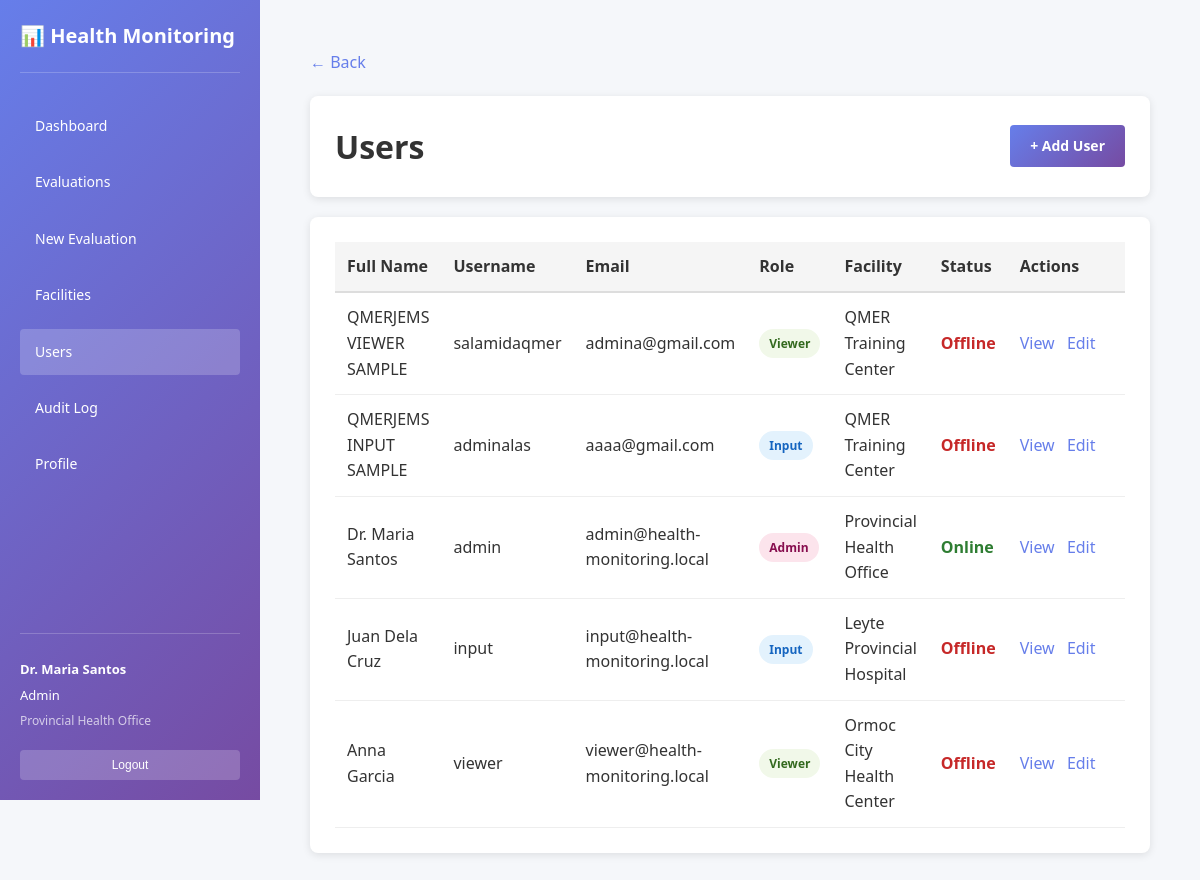
/users.php (signed in), run on the app's committed database.
### tables this page shows
CREATE TABLE `users` (
  `id` int(11) NOT NULL,
  `username` varchar(255) NOT NULL,
  `email` varchar(255) NOT NULL,
  `password_hash` varchar(255) NOT NULL,
  `full_name` varchar(255) NOT NULL,
  `role` enum('viewer','input','admin') DEFAULT 'viewer',
  `facility_name` varchar(255) DEFAULT NULL,
  `department` varchar(255) DEFAULT NULL,
  `is_active` tinyint(1) DEFAULT 1,
  `created_at` timestamp NOT NULL DEFAULT current_timestamp(),
  `updated_at` timestamp NOT NULL DEFAULT current_timestamp() ON UPDATE current_timestamp()
);

### config/BaseConfig.php (called while the page is built, shortened)
<?php
function asset($path = '') {
    return (BASE_PATH ?: '') . '/' . ltrim($path, '/');
}

### config/Auth.php (called while the page is built, shortened)
<?php
class Auth {
    private $db;
    private $session_table = 'sessions';
    public function __construct($db) {
        $this->db = $db;
    }
    private function initializeUserFacilitiesTable() {
        try {
            $this->db->exec("
                CREATE TABLE IF NOT EXISTS user_facilities (
                    user_id INT NOT NULL,
                    facility_id INT NOT NULL,
                    assigned_at TIMESTAMP NOT NULL DEFAULT CURRENT_TIMESTAMP,
                    PRIMARY KEY (user_id, facility_id),
                    KEY idx_user_facilities_user (user_id),
                    KEY idx_user_facilities_facility (facility_id)
                ) ENGINE=InnoDB DEFAULT CHARSET=utf8mb4 COLLATE=utf8mb4_general_ci
            ");
        } catch (PDOException $e) {
            error_log("Initialize User Facilities Error: " . $e->getMessage());
        }
    }
    private function backfillLegacyUserFacilities() {
        try {
            $this->db->exec("
                INSERT IGNORE INTO user_facilities (user_id, facility_id)
                SELECT u.id, f.id
                FROM users u
                JOIN facilities f ON f.name = u.facility_name
                WHERE u.facility_name IS NOT NULL AND u.facility_name != ''
            ");
        } catch (PDOException $e) {
            error_log("Backfill User Facilities Error: " . $e->getMessage());
        }
    }
    public function isUserOnline($user_id) {
        try {
            $query = "SELECT id FROM " . $this->session_table . " WHERE user_id = ? AND expires_at > NOW()";
            $stmt = $this->db->prepare($query);
            $stmt->execute([$user_id]);
            return $stmt->rowCount() > 0;
        } catch (PDOException $e) {
            error_log("Check Online Error: " . $e->getMessage());
            return false;
        }
    }
    public function getUserFacilityNames($user_id) {
        try {
            $query = "SELECT f.name
                      FROM user_facilities uf
                      JOIN facilities f ON uf.facility_id = f.id
                      WHERE uf.user_id = ?
                      ORDER BY f.name ASC";
            $stmt = $this->db->prepare($query);
            $stmt->execute([$user_id]);
            return $stmt->fetchAll(PDO::FETCH_COLUMN);
        } catch (PDOException $e) {
            error_log("Get User Facility Names Error: " . $e->getMessage());
            return [];
        }
    }
    public function formatUserFacilities($user_id, $fallback = null) {
        $facility_names = $this->getUserFacilityNames($user_id);
        if (empty($facility_names) && !empty($fallback)) {
            $facility_names = [$fallback];
        }
        return !empty($facility_names) ? implode(', ', $facility_names) : '-';
    }
}
?>

### users.php (the view, shortened to what this page needs)
<?php
require_once __DIR__ . '/config/BaseConfig.php';
require_once __DIR__ . '/config/Auth.php';
try {
    $database = new Database();
    $db = $database->connect();
    $auth = new Auth($db);
    $query = "SELECT id, username, email, full_name, role, facility_name, is_active FROM users ORDER BY created_at DESC";
    $stmt = $db->prepare($query);
    $stmt->execute();
    $users = $stmt->fetchAll();
} catch (Exception $e) {
    $users = [];
    $auth = null;
}
?>
<!DOCTYPE html>
<html lang="en">
<head>
    <link rel="stylesheet" href="<?php echo asset('css/styles.css'); ?>">
</head>
<body>
    <div class="dashboard-container">
        <?php include __DIR__ . '/includes/sidebar.php'; ?>
        <div class="main-content">
            <div class="container">
                <a class="back-link" href="dashboard.php">← Back</a>
        <div class="header">
            <h1>Users</h1>
            <a href="add-user.php" class="btn" style="text-decoration:none;color:white;display:inline-block;">+ Add User</a>
        </div>
        <div class="section">
            <table>
                <thead>
                    <tr>
                        <th>Full Name</th>
                        <th>Username</th>
                        <th>Email</th>
                        <th>Role</th>
                        <th>Facility</th>
                        <th>Status</th>
                        <th style="width:120px;">Actions</th>
                    </tr>
                </thead>
                <tbody>
                    <?php foreach ($users as $u): ?>
                        <tr>
                            <td><?php echo htmlspecialchars($u['full_name']); ?></td>
                            <td><?php echo htmlspecialchars($u['username']); ?></td>
                            <td><?php echo htmlspecialchars($u['email']); ?></td>
                            <td><span class="badge badge-<?php echo $u['role']; ?>"><?php echo ucfirst($u['role']); ?></span></td>
                            <td><?php echo htmlspecialchars($auth ? $auth->formatUserFacilities($u['id'], $u['facility_name'] ?? null) : ($u['facility_name'] ?? '-')); ?></td>
                            <td><?php $is_online = $auth ? $auth->isUserOnline($u['id']) : false; ?><span class="status-<?php echo $is_online ? 'online' : 'offline'; ?>"><?php echo $is_online ? 'Online' : 'Offline'; ?></span></td>
                            <td>
                                <a href="view-user.php?id=<?php echo (int)$u['id']; ?>" style="color:#667eea;text-decoration:none;margin-right:8px;">View</a>
                                <a href="edit-user.php?id=<?php echo (int)$u['id']; ?>" style="color:#667eea;text-decoration:none;">Edit</a>
                            </td>
                        </tr>
                    <?php endforeach; ?>
                </tbody>
            </table>
            </div>
        </div>
    </div>
</body>
</html>

### includes/sidebar.php
<?php
$user = $_SESSION ?? [];
$current_role = $user['role'] ?? 'viewer';
$activePage = basename($_SERVER['PHP_SELF']);
$navItems = [
    ['href' => 'dashboard.php', 'label' => 'Dashboard', 'roles' => ['admin', 'input', 'viewer']],
    ['href' => 'evaluations.php', 'label' => 'Evaluations', 'roles' => ['admin', 'input', 'viewer']],
    ['href' => 'new-evaluation.php', 'label' => 'New Evaluation', 'roles' => ['admin', 'input']],
    ['href' => 'facilities.php', 'label' => 'Facilities', 'roles' => ['admin', 'input', 'viewer']],
    ['href' => 'users.php', 'label' => 'Users', 'roles' => ['admin']],
    ['href' => 'audit-log.php', 'label' => 'Audit Log', 'roles' => ['admin']],
    ['href' => 'profile.php', 'label' => 'Profile', 'roles' => ['admin', 'input', 'viewer']],
];
?>
<div class="sidebar">
    <div class="logo">📊 Health Monitoring</div>
    <ul class="nav-menu">
        <?php foreach ($navItems as $nav): ?>
            <?php if (in_array($current_role, $nav['roles'])): ?>
                <li>
                    <a href="<?php echo htmlspecialchars($nav['href']); ?>" class="<?php echo $activePage === $nav['href'] ? 'active' : ''; ?>">
                        <?php echo htmlspecialchars($nav['label']); ?>
                    </a>
                </li>
            <?php endif; ?>
        <?php endforeach; ?>
    </ul>
    <div class="user-info">
        <p><strong><?php echo htmlspecialchars($user['full_name'] ?? 'Guest'); ?></strong></p>
        <p><?php echo ucfirst(htmlspecialchars($current_role)); ?></p>
                <p style="font-size: 12px; color: rgba(255,255,255,0.7);"><?php echo htmlspecialchars(!empty($user['facility_names']) ? implode(', ', $user['facility_names']) : ($user['facility_name'] ?? 'N/A')); ?></p>
        <form action="logout.php" method="POST" style="margin-top: 10px;">
            <button type="submit" class="logout-btn" onclick="return confirm('Are you sure you want to logout?')">Logout</button>
        </form>
    </div>
</div>

### css/styles.css (style rules this page uses)
:root { --primary-color: #667eea; --primary-gradient: linear-gradient(135deg, #667eea 0%, #764ba2 100%); --secondary-color: #764ba2; --text-color: #333; --text-light: #666; --text-lighter: #999; --border-color: #ddd; --border-light: #eee; --bg-light: #f5f5f5; --bg-lighter: #f9f9f9; --bg-page: #f5f7fa; --success-color: #4caf50; --error-color: #f44336; --warning-color: #ff9800; --info-color: #2196f3; }
* { margin: 0; padding: 0; box-sizing: border-box; }
html { scroll-behavior: smooth; }
body { font-family: 'Segoe UI', Tahoma, Geneva, Verdana, sans-serif; color: var(--text-color); background: var(--bg-page); line-height: 1.6; }
h1, h2, h3, h4, h5, h6 { font-weight: 600; margin-bottom: 0.5em; }
h1 { font-size: 32px; }
p { margin-bottom: 1em; }
a { color: var(--primary-color); text-decoration: none; transition: color 0.2s; }
.btn { display: inline-block; padding: 10px 20px; border: none; border-radius: 4px; cursor: pointer; font-size: 14px; font-weight: 600; transition: all 0.3s; text-decoration: none; text-align: center; }
table { width: 100%; border-collapse: collapse; }
th { background: var(--bg-light); padding: 12px; text-align: left; font-weight: 600; border-bottom: 2px solid var(--border-color); }
td { padding: 12px; border-bottom: 1px solid var(--border-light); }
.badge { display: inline-block; padding: 5px 10px; border-radius: 20px; font-size: 12px; font-weight: 600; }
.dashboard-container { display: flex; min-height: 100vh; }
.sidebar { width: 260px; background: var(--primary-gradient); color: white; padding: 20px; position: fixed; height: 100vh; left: 0; top: 0; overflow-y: auto; z-index: 10; }
.logo { font-size: 20px; font-weight: bold; margin-bottom: 30px; padding-bottom: 20px; border-bottom: 1px solid rgba(255, 255, 255, 0.2); }
.nav-menu { list-style: none; padding: 0; }
.nav-menu li { margin-bottom: 10px; }
.nav-menu a { color: white; text-decoration: none; display: block; padding: 12px 15px; border-radius: 4px; transition: background 0.3s; font-size: 14px; }
.nav-menu a:hover, .nav-menu a.active { background: rgba(255, 255, 255, 0.2); }
.user-info { position: absolute; bottom: 20px; left: 20px; right: 20px; border-top: 1px solid rgba(255, 255, 255, 0.2); padding-top: 20px; font-size: 13px; }
.user-info p { margin: 5px 0; }
.logout-btn { background: rgba(255, 255, 255, 0.2); color: white; border: none; padding: 8px 12px; border-radius: 4px; cursor: pointer; font-size: 12px; margin-top: 10px; width: 100%; transition: background 0.3s; }
.main-content { margin-left: 260px; width: 100%; min-height: 100vh; padding: 30px 30px 30px 30px; background: var(--bg-page); }

### users.php (style rules this page uses)
body { font-family: 'Segoe UI', sans-serif; background: #f5f7fa; padding: 20px; }
.container { max-width: 1000px; margin: 0 auto; }
.header { background: white; padding: 25px; border-radius: 8px; margin-bottom: 20px; box-shadow: 0 2px 8px rgba(0,0,0,0.1); display: flex; justify-content: space-between; align-items: center; }
.header h1 { margin: 0; color: #333; }
.btn { padding: 10px 20px; background: linear-gradient(135deg, #667eea, #764ba2); color: white; border: none; border-radius: 4px; cursor: pointer; }
.section { background: white; padding: 25px; border-radius: 8px; box-shadow: 0 2px 8px rgba(0,0,0,0.1); }
table { width: 100%; border-collapse: collapse; }
th { background: #f5f5f5; padding: 12px; text-align: left; font-weight: 600; border-bottom: 2px solid #ddd; }
td { padding: 12px; border-bottom: 1px solid #eee; }
.badge { display: inline-block; padding: 5px 10px; border-radius: 20px; font-size: 12px; font-weight: 600; }
.badge-admin { background: #fce4ec; color: #880e4f; }
.badge-input { background: #e3f2fd; color: #1565c0; }
.badge-viewer { background: #f1f8e9; color: #33691e; }
.status-online { color: #2e7d32; font-weight: 600; }
.status-offline { color: #c62828; font-weight: 600; }
.back-link { color: #667eea; text-decoration: none; display: inline-block; margin-bottom: 20px; }

### data on the page
users: full_name "Dr. Maria Santos", role "Admin", username "admin", email "admin@health-monitoring.local", formatUserFacilities "Provincial Health Office", shows "Online"
users: full_name "QMERJEMS VIEWER SAMPLE", username "salamidaqmer", email "admina@gmail.com", role "Viewer", formatUserFacilities "QMER Training Center", shows "Offline"
users: full_name "QMERJEMS INPUT SAMPLE", username "adminalas", email "aaaa@gmail.com", role "Input", formatUserFacilities "QMER Training Center", shows "Offline"
users: full_name "Juan Dela Cruz", username "input", email "input@health-monitoring.local", role "Input", formatUserFacilities "Leyte Provincial Hospital", shows "Offline"
users: full_name "Anna Garcia", username "viewer", email "viewer@health-monitoring.local", role "Viewer", formatUserFacilities "Ormoc City Health Center", shows "Offline"

### other printed values
$nav['label'] "Dashboard"
$nav['label'] "Evaluations"
$nav['label'] "New Evaluation"
$nav['label'] "Facilities"
$nav['label'] "Users"
$nav['label'] "Audit Log"
$nav['label'] "Profile"
